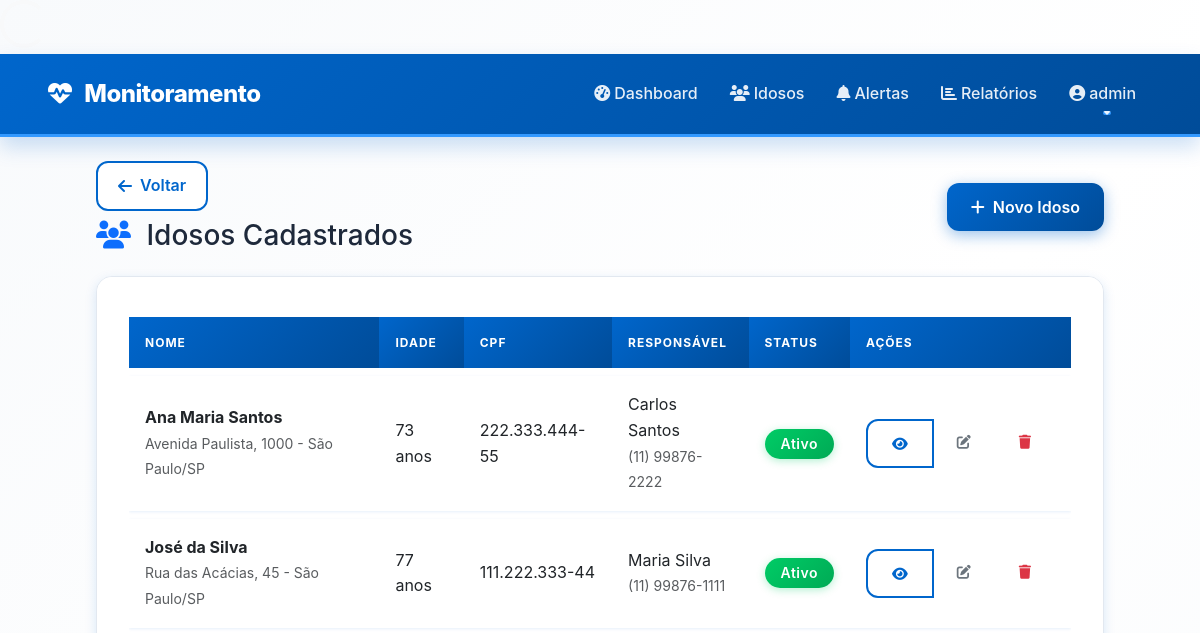
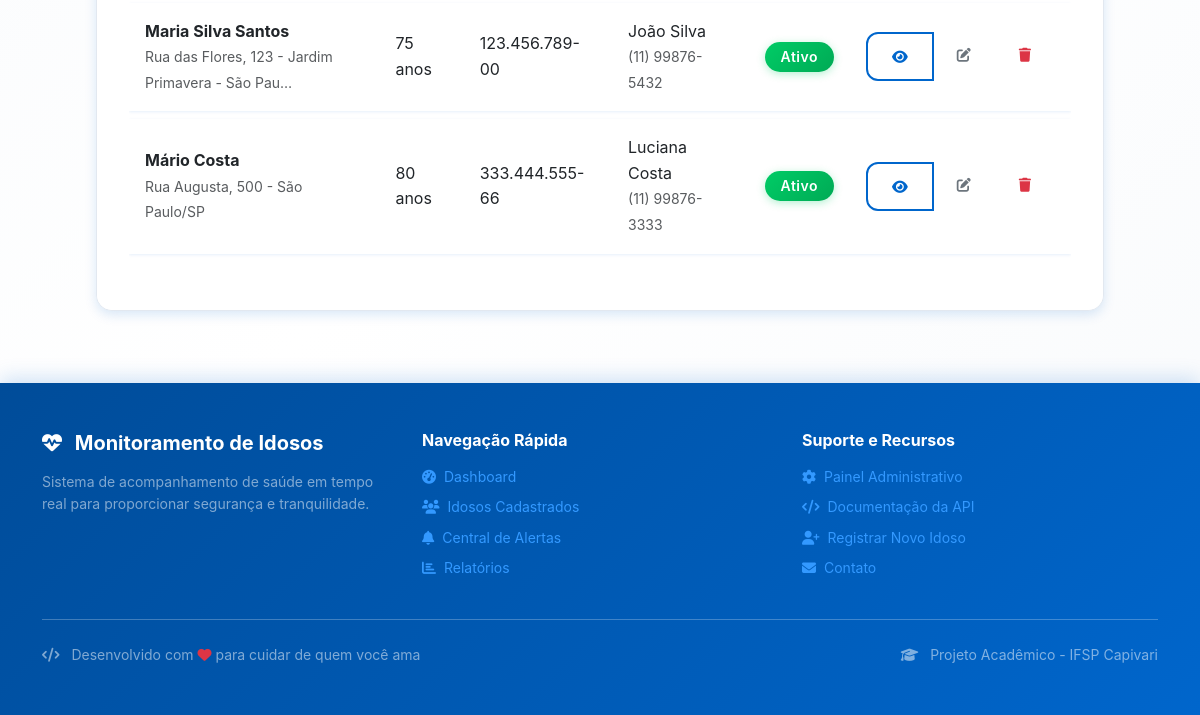
/idosos/ (signed in), run on an earlier commit of the app's database (2 pictures, top to bottom).
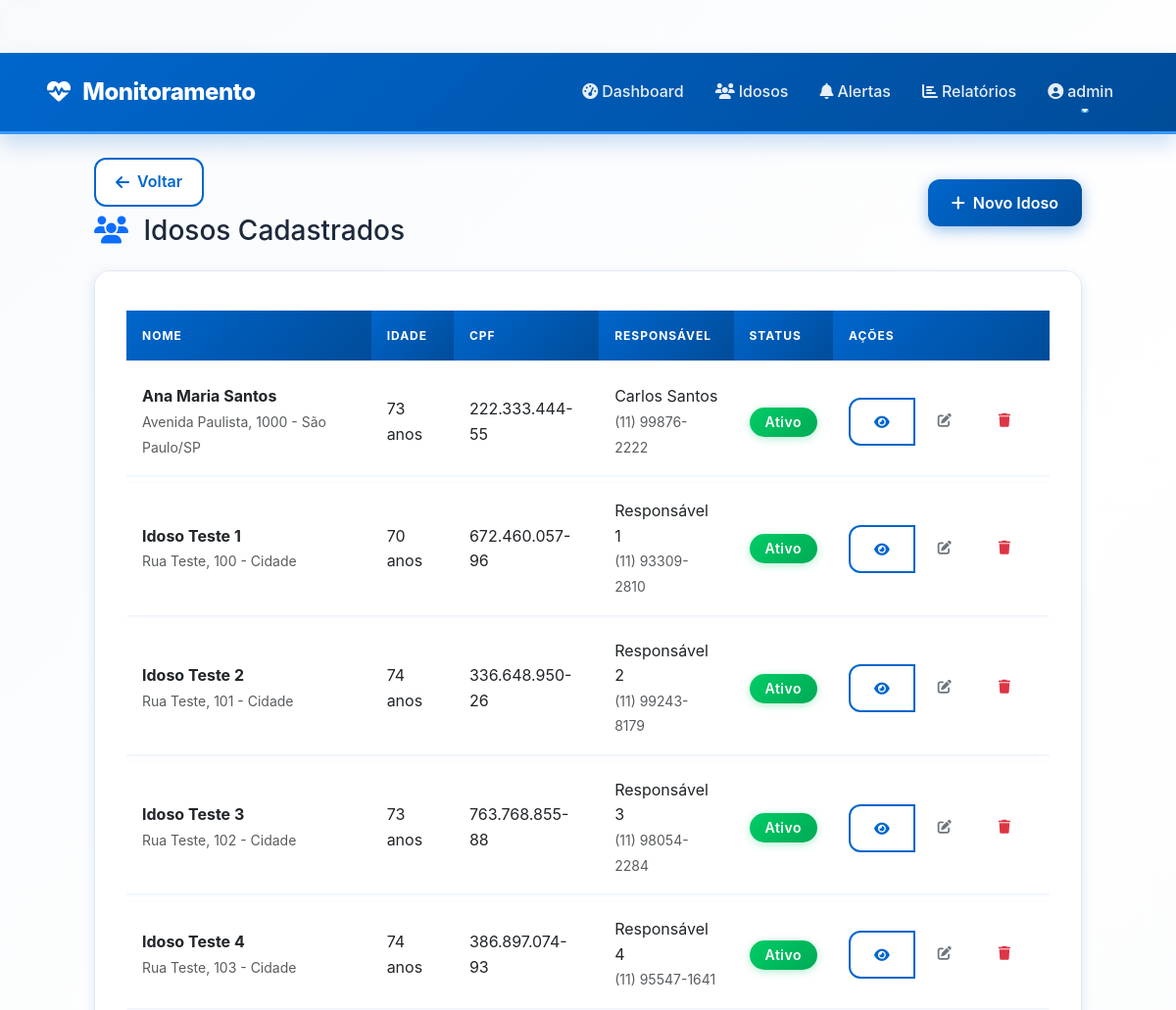
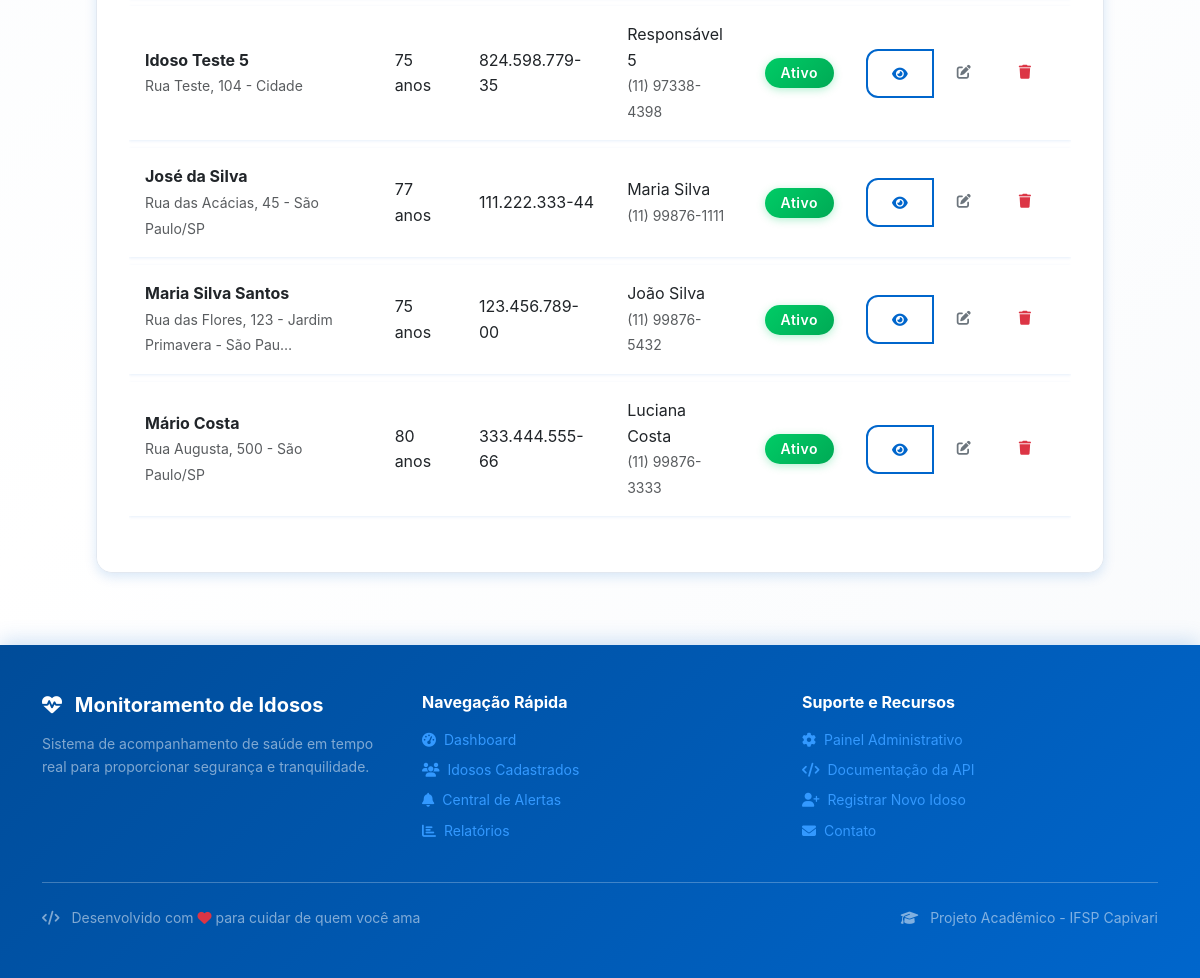
And on a later commit of the database (2 pictures, top to bottom).
### monitoramento/models.py (models this page shows, shortened)
class Idoso(models.Model):
    nome = models.CharField(max_length=100)
    data_nascimento = models.DateField()
    cpf = models.CharField(max_length=14, unique=True)
    telefone = models.CharField(max_length=20, blank=True)
    endereco = models.TextField()
    nome_responsavel = models.CharField(max_length=100)
    telefone_responsavel = models.CharField(max_length=20)
    email_responsavel = models.EmailField()
    observacoes_medicas = models.TextField(blank=True, null=True)
    ativo = models.BooleanField(default=True)
    data_cadastro = models.DateTimeField(default=timezone.now)
    latitude = models.DecimalField(max_digits=10, decimal_places=8, null=True, blank=True)
    longitude = models.DecimalField(max_digits=11, decimal_places=8, null=True, blank=True)
    @property
    def idade(self):
        hoje = date.today()
        nascimento = self.data_nascimento
        idade = hoje.year - nascimento.year
        if hoje.month < nascimento.month or (hoje.month == nascimento.month and hoje.day < nascimento.day):
            idade -= 1
        return idade

### monitoramento/views.py (the view)
# urls.py: path('idosos/', views.lista_idosos, name='lista_idosos'),
@login_required
def lista_idosos(request):
    idosos = Idoso.objects.all().order_by('nome')
    return render(request, 'monitoramento/lista_idosos.html', {'idosos': idosos})

### templates/monitoramento/lista_idosos.html (shortened to what this page needs)
{% extends 'base.html' %}
{% block content %}
<div class="container-fluid">
    <div class="d-flex justify-content-between align-items-center mb-4">
        <div>
            <a href="{% url 'dashboard' %}" class="btn-back mb-2">
                <i class="fas fa-arrow-left"></i>
                Voltar
            </a>
            <h1 class="h3 mb-0">
                <i class="fas fa-users text-primary me-2"></i>
                Idosos Cadastrados
            </h1>
        </div>
        <a href="{% url 'adicionar_idoso' %}" class="btn btn-primary">
            <i class="fas fa-plus me-2"></i>Novo Idoso
        </a>
    </div>
    <div class="card">
        <div class="card-body">
            {% if idosos %}
                <div class="table-responsive">
                    <table class="table table-hover">
                        <thead class="table-light">
                            <tr>
                                <th>Nome</th>
                                <th>Idade</th>
                                <th>CPF</th>
                                <th>Responsável</th>
                                <th>Status</th>
                                <th>Ações</th>
                            </tr>
                        </thead>
                        <tbody>
                            {% for idoso in idosos %}
                                <tr>
                                    <td>
                                        <strong>{{ idoso.nome }}</strong><br>
                                        <small class="text-muted">{{ idoso.endereco|truncatechars:50 }}</small>
                                    </td>
                                    <td>{{ idoso.idade }} anos</td>
                                    <td>{{ idoso.cpf }}</td>
                                    <td>
                                        {{ idoso.nome_responsavel }}<br>
                                        <small class="text-muted">{{ idoso.telefone_responsavel }}</small>
                                    </td>
                                    <td>
                                        {% if idoso.ativo %}
                                            <span class="badge bg-success">Ativo</span>
                                        {% else %}
                                            <span class="badge bg-warning">Pendente</span>
                                        {% endif %}
                                    </td>
                                    <td>
                                        <div class="btn-group" role="group">
                                            <a href="{% url 'detalhe_idoso' idoso.id %}" class="btn btn-sm btn-outline-primary" title="Ver detalhes">
                                                <i class="fas fa-eye"></i>
                                            </a>
                                            <a href="{% url 'editar_idoso' idoso.id %}" class="btn btn-sm btn-outline-secondary" title="Editar">
                                                <i class="fas fa-edit"></i>
                                            </a>
                                            <form method="post" action="{% url 'deletar_idoso' idoso.id %}" class="d-inline" onsubmit="return confirm('Tem certeza que deseja excluir {{ idoso.nome }}? Esta ação não pode ser desfeita.')">
                                                <button type="submit" class="btn btn-sm btn-outline-danger" title="Excluir">
                                                    <i class="fas fa-trash"></i>
                                                </button>
                                            </form>
                                        </div>
                                    </td>
                                </tr>
                            {% endfor %}
                        </tbody>
                    </table>
                </div>
            {% endif %}
        </div>
    </div>
</div>
{% endblock %}

### templates/base.html (shortened to what this page needs)
{% load static %}
<!DOCTYPE html>
<html lang="pt-BR">
<head>
  <link href="https://cdn.jsdelivr.net/npm/bootstrap@5.3.0/dist/css/bootstrap.min.css" rel="stylesheet">
  <link rel="stylesheet" href="https://cdnjs.cloudflare.com/ajax/libs/font-awesome/6.4.0/css/all.min.css">
  <link rel="stylesheet" href="{% static 'css/mobile.css' %}">
</head>
<body>
  <div class="spinner-overlay" id="loadingSpinner">
    <div class="spinner-border text-light" role="status" style="width: 3rem; height: 3rem;">
    </div>
  </div>
  <nav class="navbar navbar-expand-lg navbar-dark">
    <div class="container-fluid">
      <a class="navbar-brand" href="{% url 'index' %}">
        <i class="fas fa-heartbeat me-2"></i>
        <span class="d-none d-sm-inline">Monitoramento</span>
      </a>
      {% if user.is_authenticated %}
        <div class="collapse navbar-collapse" id="navbarNav">
          <ul class="navbar-nav ms-auto">
            <li class="nav-item">
              <a class="nav-link" href="{% url 'dashboard' %}">
                <i class="fas fa-tachometer-alt me-1"></i>Dashboard
              </a>
            </li>
            <li class="nav-item">
              <a class="nav-link" href="{% url 'lista_idosos' %}">
                <i class="fas fa-users me-1"></i>Idosos
              </a>
            </li>
            <li class="nav-item">
              <a class="nav-link" href="{% url 'lista_alertas' %}">
                <i class="fas fa-bell me-1"></i>Alertas
              </a>
            </li>
            <li class="nav-item">
              <a class="nav-link" href="{% url 'relatorios' %}">
                <i class="fas fa-chart-bar me-1"></i>Relatórios
              </a>
            </li>
            <li class="nav-item dropdown">
              <a class="nav-link dropdown-toggle" href="#" id="userDropdown" role="button" data-bs-toggle="dropdown">
                <i class="fas fa-user-circle me-1"></i>{{ user.username }}
              </a>
            </li>
          </ul>
        </div>
      {% endif %}
    </div>
  </nav>
  <main class="container-fluid py-4">
    {% block content %}{% endblock %}
  </main>
  <footer class="footer mt-5">
    <div class="container">
      <div class="row">
        <div class="col-md-4 mb-4 mb-md-0">
          <h5 class="mb-3">
            <i class="fas fa-heartbeat me-2"></i>
            Monitoramento de Idosos
          </h5>
          <p class="small text-white-50">
            Sistema de acompanhamento de saúde em tempo real para proporcionar segurança e tranquilidade.
          </p>
        </div>
        <div class="col-md-4 mb-4 mb-md-0">
          <h6 class="mb-3">Navegação Rápida</h6>
          <ul class="list-unstyled small">
            <li class="mb-2">
              <a href="{% url 'dashboard' %}">
                <i class="fas fa-tachometer-alt me-2"></i>Dashboard
              </a>
            </li>
            <li class="mb-2">
              <a href="{% url 'lista_idosos' %}">
                <i class="fas fa-users me-2"></i>Idosos Cadastrados
              </a>
            </li>
            <li class="mb-2">
              <a href="{% url 'lista_alertas' %}">
                <i class="fas fa-bell me-2"></i>Central de Alertas
              </a>
            </li>
            <li class="mb-2">
              <a href="{% url 'relatorios' %}">
                <i class="fas fa-chart-bar me-2"></i>Relatórios
              </a>
            </li>
          </ul>
        </div>
        <div class="col-md-4">
          <h6 class="mb-3">Suporte e Recursos</h6>
          <ul class="list-unstyled small">
            <li class="mb-2">
              <a href="/admin/">
                <i class="fas fa-cog me-2"></i>Painel Administrativo
              </a>
            </li>
            <li class="mb-2">
              <a href="/api/docs/">
                <i class="fas fa-code me-2"></i>Documentação da API
              </a>
            </li>
            <li class="mb-2">
              <a href="{% url 'public_add_idoso' %}">
                <i class="fas fa-user-plus me-2"></i>Registrar Novo Idoso
              </a>
            </li>
            <li class="mb-2">
              <a href="mailto:suporte@monitoramento.com">
                <i class="fas fa-envelope me-2"></i>Contato
              </a>
            </li>
          </ul>
        </div>
      </div>
      <hr class="my-4 border-white-50">
      <div class="row align-items-center">
        <div class="col-md-6 text-center text-md-start mb-3 mb-md-0">
          <p class="mb-0 small text-white-50">
            <i class="fas fa-code me-2"></i>
            Desenvolvido com <i class="fas fa-heart text-danger"></i> para cuidar de quem você ama
          </p>
        </div>
        <div class="col-md-6 text-center text-md-end">
          <p class="mb-0 small text-white-50">
            <i class="fas fa-graduation-cap me-2"></i>
            Projeto Acadêmico - IFSP Capivari
          </p>
        </div>
      </div>
    </div>
  </footer>
</body>
</html>

### static/css/mobile.css (style rules this page uses)
:root { --primary: #0066CC; --primary-dark: #004C99; --primary-light: #3399FF; --secondary: #0099FF; --success: #00CC66; --warning: #FF9900; --danger: #FF3333; --info: #00CCFF; --white: #FFFFFF; --gray-50: #F8FAFC; --gray-100: #F1F5F9; --gray-200: #E2E8F0; --gray-300: #CBD5E1; --gray-400: #94A3B8; --gray-500: #64748B; --gray-600: #475569; --gray-700: #334155; --gray-800: #1E293B; --gray-900: #0F172A; --shadow-sm: 0 1px 3px rgba(0, 102, 204, 0.1); --shadow-md: 0 4px 12px rgba(0, 102, 204, 0.15); --shadow-lg: 0 10px 20px rgba(0, 102, 204, 0.2); --shadow-xl: 0 20px 40px rgba(0, 102, 204, 0.25); --transition: all 0.3s cubic-bezier(0.4, 0, 0.2, 1); }
* { margin: 0; padding: 0; box-sizing: border-box; }
body { font-family: -apple-system, BlinkMacSystemFont, 'Segoe UI', Roboto, 'Helvetica Neue', Arial, sans-serif; background: linear-gradient(135deg, var(--gray-50) 0%, var(--white) 50%, var(--gray-50) 100%); color: var(--gray-800); line-height: 1.6; overflow-x: hidden; }
.navbar { background: linear-gradient(135deg, var(--primary) 0%, var(--primary-dark) 100%) !important; box-shadow: var(--shadow-lg); backdrop-filter: blur(10px); padding: 1rem 0; border-bottom: 3px solid var(--primary-light); }
.navbar-brand { font-weight: 800; font-size: 1.5rem; letter-spacing: -0.5px; transition: var(--transition); color: var(--white) !important; }
.nav-link { font-weight: 500; transition: var(--transition); position: relative; padding: 0.5rem 1rem !important; color: rgba(255, 255, 255, 0.9) !important; }
.nav-link::after { content: ''; position: absolute; bottom: 0; left: 50%; width: 0; height: 3px; background: var(--primary-light); transition: var(--transition); transform: translateX(-50%); border-radius: 2px; }
.card { border: none; border-radius: 16px; box-shadow: var(--shadow-md); transition: var(--transition); overflow: hidden; background: var(--white); border: 1px solid var(--gray-200); }
.card-body { padding: 1.5rem; background: var(--white); }
.btn { border-radius: 12px; padding: 0.75rem 1.5rem; font-weight: 600; transition: var(--transition); border: none; position: relative; overflow: hidden; }
.btn::before { content: ''; position: absolute; top: 50%; left: 50%; width: 0; height: 0; border-radius: 50%; background: rgba(255, 255, 255, 0.3); transform: translate(-50%, -50%); transition: width 0.6s, height 0.6s; }
.btn-primary { background: linear-gradient(135deg, var(--primary), var(--primary-dark)); box-shadow: 0 4px 15px rgba(0, 102, 204, 0.4); color: var(--white); }
.btn-outline-primary { border: 2px solid var(--primary); color: var(--primary); background: transparent; }
.badge { padding: 0.5rem 1rem; border-radius: 50px; font-weight: 600; font-size: 0.875rem; letter-spacing: 0.5px; }
.badge.bg-success { background: linear-gradient(135deg, var(--success), #00AA55) !important; box-shadow: 0 2px 8px rgba(0, 204, 102, 0.3); }
.table { border-collapse: separate; border-spacing: 0 0.5rem; }
.table thead th { background: linear-gradient(135deg, var(--primary), var(--primary-dark)); color: var(--white); font-weight: 700; text-transform: uppercase; font-size: 0.75rem; letter-spacing: 1px; border: none; padding: 1rem; }
.table tbody tr { background: var(--white); box-shadow: var(--shadow-sm); transition: var(--transition); border: 1px solid var(--gray-200); }
.table tbody td { border: none; padding: 1rem; vertical-align: middle; }
.footer { background: linear-gradient(135deg, var(--primary-dark) 0%, var(--primary) 100%); color: var(--white); padding: 3rem 0; margin-top: 4rem; box-shadow: 0 -4px 20px rgba(0, 102, 204, 0.2); }
.footer a { color: var(--primary-light); text-decoration: none; transition: var(--transition); }
.footer h5, .footer h6 { color: var(--white); font-weight: 700; }
.btn-back { display: inline-flex; align-items: center; gap: 0.5rem; padding: 0.625rem 1.25rem; background: var(--white); color: var(--primary); border: 2px solid var(--primary); border-radius: 12px; font-weight: 600; transition: all 0.2s; text-decoration: none; }
@media (min-width: 1200px) { .container-fluid { padding-left: 3rem; padding-right: 3rem; } }
@media (min-width: 1200px) { .card-body { padding: 2rem; } }
.card, .alert, .table tbody tr { animation: fadeIn 0.5s ease-out; }
html { scroll-behavior: smooth; }

What changed in the data, as far as the page shows it:
added Idoso: nome "Idoso Teste 1", endereco "Rua Teste, 100 - Cidade", idade "70", cpf "672.460.057-96", nome_responsavel "Responsável 1", telefone_responsavel "(11) 93309-2810", ativo "Ativo"
added Idoso: nome "Idoso Teste 2", endereco "Rua Teste, 101 - Cidade", idade "74", cpf "336.648.950-26", nome_responsavel "Responsável 2", telefone_responsavel "(11) 99243-8179", ativo "Ativo"
added Idoso: nome "Idoso Teste 3", endereco "Rua Teste, 102 - Cidade", idade "73", cpf "763.768.855-88", nome_responsavel "Responsável 3", telefone_responsavel "(11) 98054-2284", ativo "Ativo"
added Idoso: nome "Idoso Teste 4", endereco "Rua Teste, 103 - Cidade", idade "74", cpf "386.897.074-93", nome_responsavel "Responsável 4", telefone_responsavel "(11) 95547-1641", ativo "Ativo"
added Idoso: nome "Idoso Teste 5", endereco "Rua Teste, 104 - Cidade", idade "75", cpf "824.598.779-35", nome_responsavel "Responsável 5", telefone_responsavel "(11) 97338-4398", ativo "Ativo"
